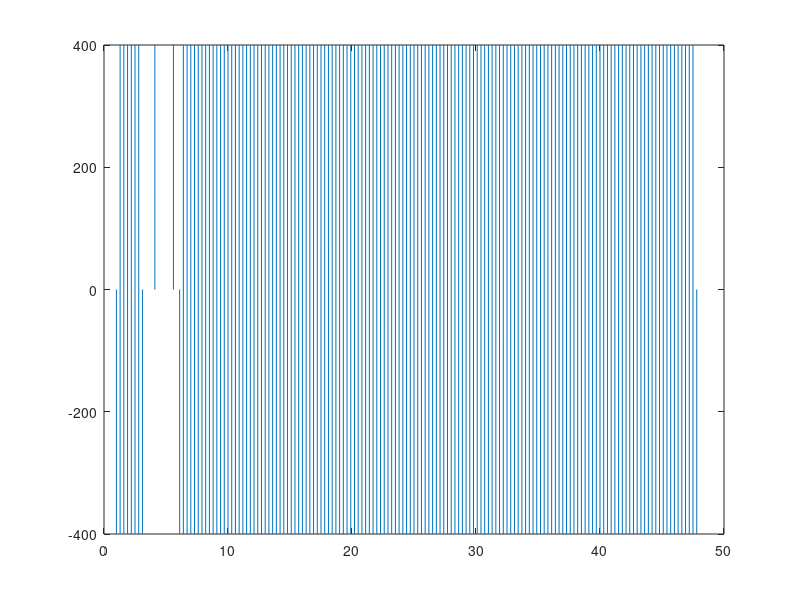

Write MATLAB code to recreate this figure.
function [waveform, duration, Steps]= AWF_terminate_persistence(Steps, savedir, boolplot);
HoldingCurrentBefore = [0,10,20,-10,-20,-30,-40,-50,-60,-70]; %delta pA
HoldingCurrentMiddle = -50; % delta pA
HoldingCurrentAfter = [0, -40, -80, -120, -160]; %delta pA, staircase down
RinStep = [300, -50]; % input resistance test ms, mA
RinBetween = [300, 0]; % Duration in-between input resistance test, ms, mA
DepoStep = [1500, 400];% Depolarizing step, ms, mA
HypStep = [12000,-200]; % Hyperpolarizing step, ms, mA
% baseline time (ms) before test, before step and after step, after testing
Baseline = [1000, 1000, 500, 2000];
numcycles = 69;
drive_amp = 100;
ts = 0.1; % ms
factor = 16; % ITC18 scaling factor 16
protocol = 'terminate';
if nargin<2, savedir = 'D:\AWF.dat'; end
if nargin<3, boolplot = true; end
if nargin<1
    % Protcol specification
    switch protocol
        case 'stop'
            Steps = Stop(HoldingCurrentBefore,HoldingCurrentAfter,RinStep,RinBetween,DepoStep,HypStep, Baseline);
        case 'excitability'
            Steps = Excitability(HoldingCurrentBefore,HoldingCurrentAfter,RinStep,RinBetween,DepoStep,Baseline);
        case 'baseline'
            RinStep = [500, -50]; % input resistance test ms, mA
            RinBetween = [500, 0]; % Duration in-between input resistance test, ms, mA
            Steps = GetBaseline(HoldingCurrentBefore,RinStep,RinBetween, Baseline);
        case 'back2rest'
            RinStep = [300, -50]; % input resistance test ms, mA
            RinBetween = [300, 0]; % Duration in-between input resistance test, ms, mA
            Steps = Back2Rrest(HoldingCurrentBefore,HoldingCurrentMiddle, RinStep, RinBetween, DepoStep,Baseline,numcycles); 
        case 'terminate' % terminating persistence
            RinStep = [300, DepoStep(2)];
            RinBetween = [300, -DepoStep(2)];
            HoldingCurrentMiddle = 0;
            Steps = Back2Rrest(HoldingCurrentBefore,HoldingCurrentMiddle, RinStep, RinBetween, DepoStep,Baseline,numcycles);      
    end
end

% Construct the waveform
waveform = [];
for n = 1:length(Steps)
    waveform = [waveform, factor * Steps{n}(2)*ones(1, length(0:ts:Steps{n}(1))-1)];
end

% calculate duration
duration = length(waveform)*ts;

% Write protocol to binary file
fid = fopen(savedir,'w');
%fwrite(fid, waveform, 'float64');
fprintf(fid, '%.2f\r\n', waveform);
fclose(fid);
if boolplot
    close;
    t = (0:ts:duration)/1000;
    plot(t(1:end-1), waveform/factor);
end
end

function Steps = GetBaseline(HoldingCurrentBefore,RinStep,RinBetween, Baseline)
Steps = {};
Steps{1} = [Baseline(1), 0 + HoldingCurrentBefore(1)]; %ms baseline
% Input resistance test: n
m = 2;
for n = 1:length(HoldingCurrentBefore)
    Steps{m} = RinBetween + [0, HoldingCurrentBefore(n)];
    Steps{m+1} = RinStep + [0, HoldingCurrentBefore(n)];
    Steps{m+2} = RinBetween + [0, HoldingCurrentBefore(n)];
    Steps{m+3} = RinStep + [0, HoldingCurrentBefore(n)];
    Steps{m+4} = RinBetween + [0, HoldingCurrentBefore(n)];
    Steps{m+5} = RinStep + [0, HoldingCurrentBefore(n)];
    Steps{m+6} = RinBetween + [0, HoldingCurrentBefore(n)];
    m = m+7;
end
% Back to baseline
Steps{m} = [Baseline(4), 0];
end

function Steps = Excitability(HoldingCurrentBefore,HoldingCurrentAfter,...
    RinStep,RinBetween,DepoStep,Baseline)
% Steps{n} = [duration, step]
Steps = {};
Steps{1} = [Baseline(1), 0 + HoldingCurrentBefore(1)]; %ms baseline
% Input resistance test: n
m = 2;
for n = 1:length(HoldingCurrentBefore)
    Steps{m} = RinBetween + [0, HoldingCurrentBefore(n)];
    Steps{m+1} = RinStep + [0, HoldingCurrentBefore(n)];
    Steps{m+2} = RinBetween + [0, HoldingCurrentBefore(n)];
    Steps{m+3} = RinStep + [0, HoldingCurrentBefore(n)];
    Steps{m+4} = RinBetween + [0, HoldingCurrentBefore(n)];
    Steps{m+5} = RinStep + [0, HoldingCurrentBefore(n)];
    Steps{m+6} = RinBetween + [0, HoldingCurrentBefore(n)];
    m = m+7;
end
% Wait a little bit before inject depolarizing current
Steps{m} = [Baseline(2), HoldingCurrentBefore(1)];
% Inject depolarizing current
Steps{m+1} = DepoStep + [0, HoldingCurrentBefore(1)];
% Wait long enough for ADP
Steps{m+2} = [Baseline(3), HoldingCurrentBefore(1)];
% Another round of input resistance testing
m = m+3;
for n = 1:length(HoldingCurrentAfter)
    if n > 1
        Steps{m} = RinBetween + [0, HoldingCurrentAfter(n)];
    else
        m = m -1;
    end
    Steps{m+1} = RinStep + [0, HoldingCurrentAfter(n)];
    Steps{m+2} = RinBetween + [0, HoldingCurrentAfter(n)];
    Steps{m+3} = RinStep + [0, HoldingCurrentAfter(n)];
    Steps{m+4} = RinBetween + [0, HoldingCurrentAfter(n)];
    Steps{m+5} = RinStep + [0, HoldingCurrentAfter(n)];
    Steps{m+6} = RinBetween + [0, HoldingCurrentAfter(n)];
    m = m+7;
end
% Back to baseline
Steps{m} = [Baseline(4), 0];
end

function Steps = Stop(HoldingCurrentBefore,HoldingCurrentAfter,...
    RinStep,RinBetween,DepoStep,HypStep, Baseline)
% before stim
Steps = {};
Steps{1} = [Baseline(1), 0 + HoldingCurrentBefore(1)]; %ms baseline
% Input resistance test: n
m = 2;
for n = 1%:length(HoldingCurrentBefore)
    Steps{m} = RinBetween + [0, HoldingCurrentBefore(n)];
    Steps{m+1} = RinStep + [0, HoldingCurrentBefore(n)];
    Steps{m+2} = RinBetween + [0, HoldingCurrentBefore(n)];
    Steps{m+3} = RinStep + [0, HoldingCurrentBefore(n)];
    Steps{m+4} = RinBetween + [0, HoldingCurrentBefore(n)];
    Steps{m+5} = RinStep + [0, HoldingCurrentBefore(n)];
    Steps{m+6} = RinBetween + [0, HoldingCurrentBefore(n)];
    m = m+7;
end
Steps{m} = [Baseline(2), HoldingCurrentBefore(1)];
% Inject depolarizing current
Steps{m+1} = DepoStep + [0, HoldingCurrentBefore(1)];
% Wait long enough for ADP
Steps{m+2} = [Baseline(3), HoldingCurrentBefore(1)];
% Inject hyperpolaizing current
Steps{m+3} = HypStep+ [0, HoldingCurrentBefore(1)];
% Another round of input resistance testing
m = m+4;
for n = 1:8
    Steps{m} = RinBetween;
    Steps{m+1} = RinStep;
    Steps{m+2} = RinBetween;
    Steps{m+3} = RinStep;
    Steps{m+4} = RinBetween;
    Steps{m+5} = RinStep;
    Steps{m+6} = RinBetween;
    m = m+7;
end
% Back to baseline
Steps{m} = [Baseline(4), 0];
end

function Steps = Back2Rrest(HoldingCurrentBefore, HoldingCurrentMiddle, RinStep, RinBetween, DepoStep, Baseline,numcycles)
% before stim
Steps = {};
Steps{1} = [Baseline(1), 0 + HoldingCurrentBefore(1)]; %ms baseline
% Input resistance test: n
m = 2;
for n = 1%:length(HoldingCurrentBefore)
    Steps{m} = RinBetween + [0, HoldingCurrentBefore(n)];
    Steps{m+1} = RinStep + [0, HoldingCurrentBefore(n)];
    Steps{m+2} = RinBetween + [0, HoldingCurrentBefore(n)];
    Steps{m+3} = RinStep + [0, HoldingCurrentBefore(n)];
    Steps{m+4} = RinBetween + [0, HoldingCurrentBefore(n)];
    Steps{m+5} = RinStep + [0, HoldingCurrentBefore(n)];
    Steps{m+6} = RinBetween + [0, HoldingCurrentBefore(n)];
    m = m+7;
end
Steps{m} = [Baseline(2), HoldingCurrentBefore(1)];
% Inject depolarizing current
Steps{m+1} = DepoStep + [0, HoldingCurrentBefore(1)];
% Wait long enough for ADP
Steps{m+2} = [Baseline(3), HoldingCurrentBefore(1)];
m = m+3;
for n = 1:numcycles % 63
    if n == 1
        Steps{m} = RinBetween + [0, HoldingCurrentMiddle];
    else
        m = m -1;
    end
    Steps{m+1} = RinStep + [0, HoldingCurrentMiddle];
    Steps{m+2} = RinBetween + [0, HoldingCurrentMiddle];
    m = m+3;
end
% Back to baseline
Steps{m} = [Baseline(4), 0];
end
%copyfile('D:\AWF.dat','C:\AWF.dat','f')